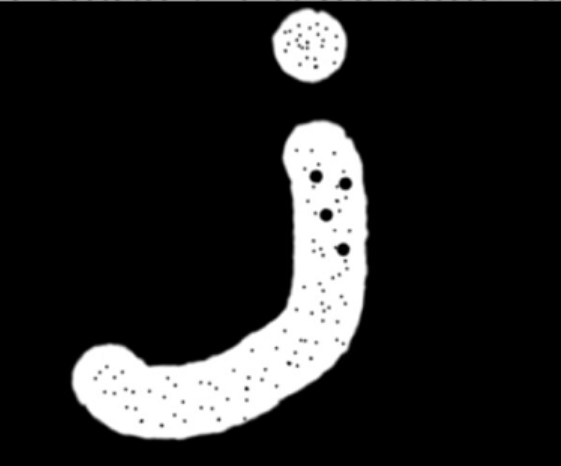
#> input picture blog10-hat/test02.png, 561 x 466 px
$ python blog10-image02.py
#> lines starting #> are read from the running program, lines starting #| are printed output that depends on the picture
#encoding:utf-8
import cv2
import numpy as np

#读取图片
src = cv2.imread('test02.png', cv2.IMREAD_UNCHANGED)
#> src is the input picture: shape (466, 561, 4); mean B, G, R, A 36.3, 36.3, 36.3, 255

#设置卷积核
kernel = np.ones((5,5), np.uint8)

#图像黑帽运算
result = cv2.morphologyEx(src, cv2.MORPH_BLACKHAT, kernel)
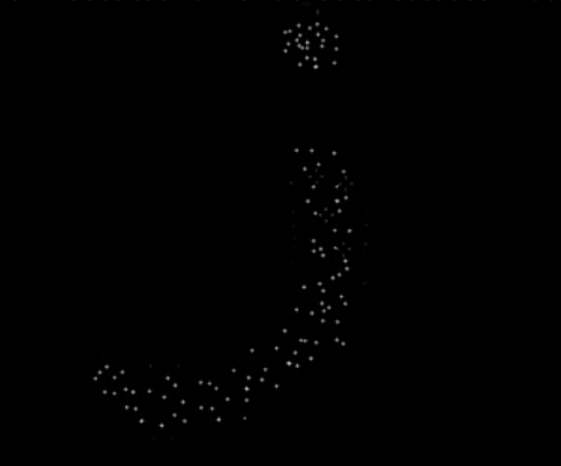
#> result: shape (466, 561, 4); mean B, G, R, A 0.7, 0.7, 0.7, 0

#显示图像
cv2.imshow("src", src)
cv2.imshow("result", result)

#等待显示
cv2.waitKey(0)
cv2.destroyAllWindows()
